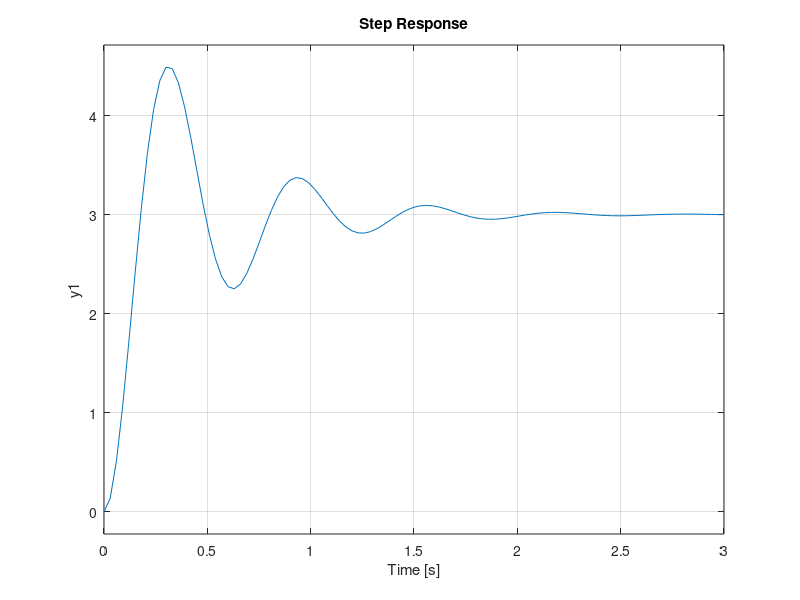

This chart was generated by the following MATLAB code:
%% figure 3.1
tmax = 0.32;
ymax = 4.5;
yss = 3;
ts = 1.8;
k = yss;
sigma = ymax/k-1;
s = log(sigma)^2;
ti = sqrt(s/(s+pi^2));
wn=4/ti/ts;
H = tf(k*wn^2,[1, 2*wn*ti, wn^2]);shg
step(H);